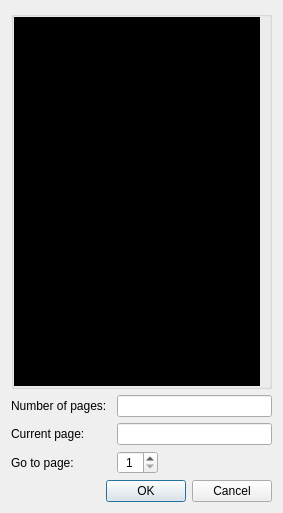
<?xml version="1.0" encoding="UTF-8"?>
<ui version="4.0">
 <class>GoPageDialog</class>
 <widget class="QDialog" name="GoPageDialog">
  <property name="geometry">
   <rect>
    <x>0</x>
    <y>0</y>
    <width>283</width>
    <height>513</height>
   </rect>
  </property>
  <property name="windowTitle">
   <string>Go to Page</string>
  </property>
  <property name="windowIcon">
   <iconset resource="../rsc/main_window_view.qrc">
    <normaloff>:/icons/elementary3-icon-theme/actions/48/search.svg</normaloff>:/icons/elementary3-icon-theme/actions/48/search.svg</iconset>
  </property>
  <property name="modal">
   <bool>true</bool>
  </property>
  <layout class="QVBoxLayout" name="verticalLayout">
   <item>
    <layout class="QVBoxLayout" name="verticalLayout_2">
     <item>
      <widget class="QGroupBox" name="groupBox">
       <property name="title">
        <string/>
       </property>
       <property name="alignment">
        <set>Qt::AlignCenter</set>
       </property>
       <property name="flat">
        <bool>true</bool>
       </property>
       <layout class="QVBoxLayout" name="vertical_layout_3">
        <property name="leftMargin">
         <number>0</number>
        </property>
        <property name="topMargin">
         <number>0</number>
        </property>
        <property name="rightMargin">
         <number>9</number>
        </property>
        <property name="bottomMargin">
         <number>0</number>
        </property>
        <item>
         <widget class="QScrollArea" name="scrollArea">
          <property name="styleSheet">
           <string notr="true">background-color: rgb(0, 0, 0);</string>
          </property>
          <property name="frameShape">
           <enum>QFrame::NoFrame</enum>
          </property>
          <property name="frameShadow">
           <enum>QFrame::Sunken</enum>
          </property>
          <property name="verticalScrollBarPolicy">
           <enum>Qt::ScrollBarAlwaysOff</enum>
          </property>
          <property name="horizontalScrollBarPolicy">
           <enum>Qt::ScrollBarAlwaysOff</enum>
          </property>
          <property name="widgetResizable">
           <bool>true</bool>
          </property>
          <property name="alignment">
           <set>Qt::AlignCenter</set>
          </property>
          <widget class="QWidget" name="scrollAreaWidgetContents_2">
           <property name="geometry">
            <rect>
             <x>0</x>
             <y>0</y>
             <width>258</width>
             <height>378</height>
            </rect>
           </property>
           <layout class="QHBoxLayout" name="horizontalLayout">
            <item>
             <widget class="QLabel" name="label_icon">
              <property name="text">
               <string/>
              </property>
              <property name="alignment">
               <set>Qt::AlignCenter</set>
              </property>
             </widget>
            </item>
           </layout>
          </widget>
         </widget>
        </item>
       </layout>
      </widget>
     </item>
     <item>
      <layout class="QFormLayout" name="formLayout">
       <property name="fieldGrowthPolicy">
        <enum>QFormLayout::ExpandingFieldsGrow</enum>
       </property>
       <item row="0" column="0">
        <widget class="QLabel" name="label_num_pages">
         <property name="text">
          <string>Number of pages: </string>
         </property>
         <property name="alignment">
          <set>Qt::AlignLeading|Qt::AlignLeft|Qt::AlignVCenter</set>
         </property>
        </widget>
       </item>
       <item row="0" column="1">
        <widget class="QLineEdit" name="line_edit_num_page">
         <property name="sizePolicy">
          <sizepolicy hsizetype="Expanding" vsizetype="Fixed">
           <horstretch>0</horstretch>
           <verstretch>0</verstretch>
          </sizepolicy>
         </property>
         <property name="maximumSize">
          <size>
           <width>16777214</width>
           <height>16777215</height>
          </size>
         </property>
         <property name="frame">
          <bool>true</bool>
         </property>
         <property name="alignment">
          <set>Qt::AlignCenter</set>
         </property>
         <property name="readOnly">
          <bool>true</bool>
         </property>
        </widget>
       </item>
       <item row="1" column="0">
        <widget class="QLabel" name="label_current_page">
         <property name="text">
          <string>Current page:        </string>
         </property>
         <property name="alignment">
          <set>Qt::AlignLeading|Qt::AlignLeft|Qt::AlignVCenter</set>
         </property>
        </widget>
       </item>
       <item row="1" column="1">
        <widget class="QLineEdit" name="line_edit_current_page">
         <property name="frame">
          <bool>true</bool>
         </property>
         <property name="alignment">
          <set>Qt::AlignCenter</set>
         </property>
         <property name="readOnly">
          <bool>true</bool>
         </property>
        </widget>
       </item>
       <item row="2" column="0">
        <widget class="QLabel" name="label_go_page">
         <property name="text">
          <string>Go to page:           </string>
         </property>
        </widget>
       </item>
       <item row="2" column="1">
        <widget class="QSpinBox" name="spin_box_go_page">
         <property name="wrapping">
          <bool>false</bool>
         </property>
         <property name="alignment">
          <set>Qt::AlignCenter</set>
         </property>
         <property name="buttonSymbols">
          <enum>QAbstractSpinBox::UpDownArrows</enum>
         </property>
         <property name="accelerated">
          <bool>true</bool>
         </property>
         <property name="correctionMode">
          <enum>QAbstractSpinBox::CorrectToNearestValue</enum>
         </property>
         <property name="suffix">
          <string/>
         </property>
         <property name="prefix">
          <string/>
         </property>
         <property name="minimum">
          <number>1</number>
         </property>
         <property name="singleStep">
          <number>1</number>
         </property>
        </widget>
       </item>
      </layout>
     </item>
    </layout>
   </item>
   <item>
    <widget class="QDialogButtonBox" name="buttonBox">
     <property name="orientation">
      <enum>Qt::Horizontal</enum>
     </property>
     <property name="standardButtons">
      <set>QDialogButtonBox::Cancel|QDialogButtonBox::Ok</set>
     </property>
     <property name="centerButtons">
      <bool>false</bool>
     </property>
    </widget>
   </item>
  </layout>
 </widget>
 <resources>
  <include location="../rsc/main_window_view.qrc"/>
 </resources>
 <connections>
  <connection>
   <sender>buttonBox</sender>
   <signal>accepted()</signal>
   <receiver>GoPageDialog</receiver>
   <slot>accept()</slot>
   <hints>
    <hint type="sourcelabel">
     <x>252</x>
     <y>249</y>
    </hint>
    <hint type="destinationlabel">
     <x>157</x>
     <y>253</y>
    </hint>
   </hints>
  </connection>
  <connection>
   <sender>buttonBox</sender>
   <signal>rejected()</signal>
   <receiver>GoPageDialog</receiver>
   <slot>reject()</slot>
   <hints>
    <hint type="sourcelabel">
     <x>320</x>
     <y>249</y>
    </hint>
    <hint type="destinationlabel">
     <x>286</x>
     <y>253</y>
    </hint>
   </hints>
  </connection>
  <connection>
   <sender>spin_box_go_page</sender>
   <signal>valueChanged(int)</signal>
   <receiver>GoPageDialog</receiver>
   <slot>update()</slot>
   <hints>
    <hint type="sourcelabel">
     <x>283</x>
     <y>83</y>
    </hint>
    <hint type="destinationlabel">
     <x>158</x>
     <y>83</y>
    </hint>
   </hints>
  </connection>
 </connections>
 <slots>
  <slot>go_to_page()</slot>
 </slots>
</ui>
